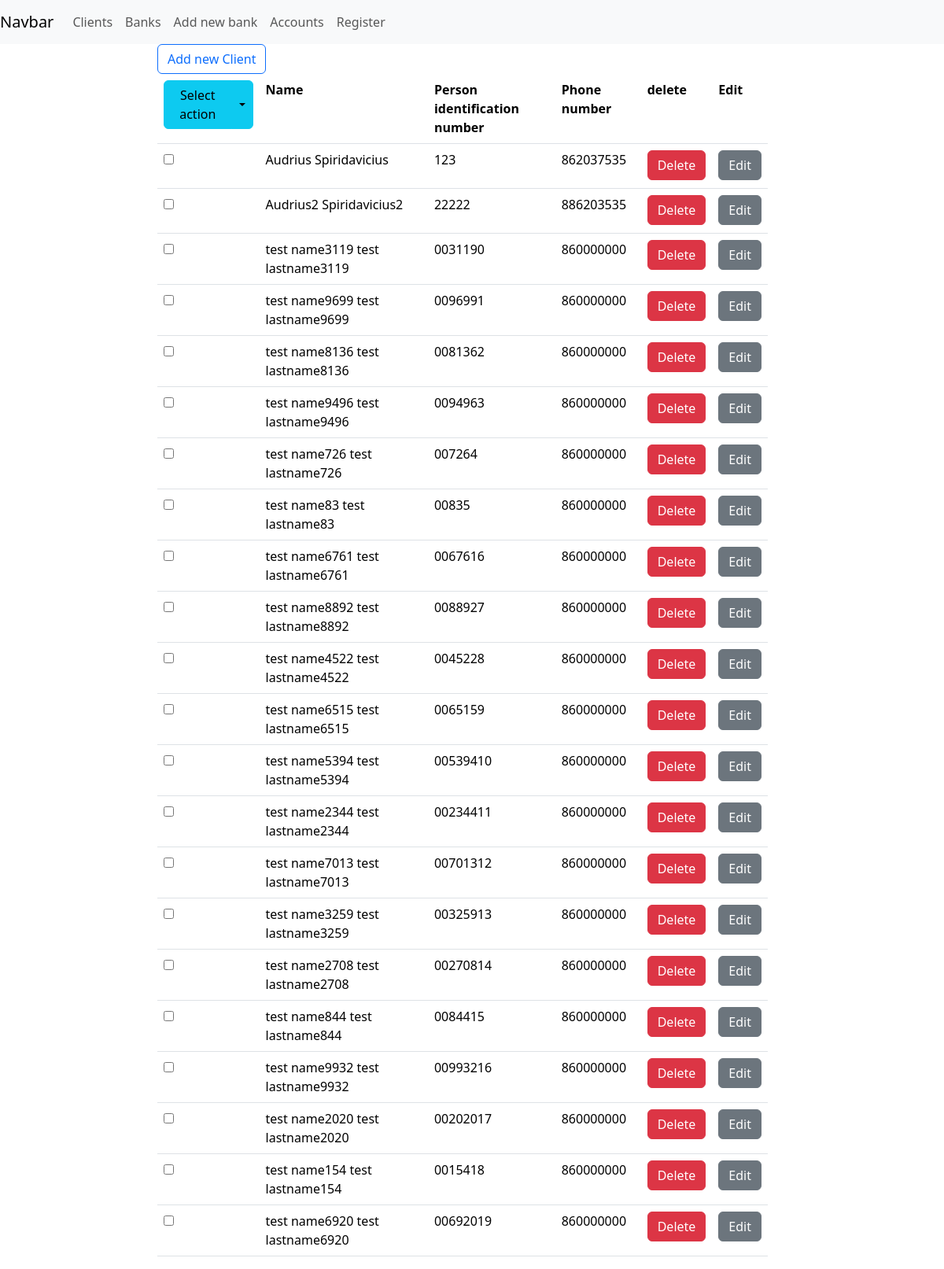
The app's page /clients with its own data.
### database/model/person.py (models this page shows, shortened)
class Person(db.Model):
    id = db.Column(db.Integer, primary_key=True)
    first_name = db.Column('firstname', db.String(100))
    last_name = db.Column('lastname', db.String(100))
    pin = db.Column('pin', db.String(50), unique=True)
    phone = db.Column(db.String(20))
    accounts = db.relationship('BankAccount', back_populates='person')

### app.py (the view)
@app.route("/clients/<string:message>")
@app.route("/clients")
def clients(message=""):
    clients = DbOperations.get_all(Person)
    return render_template('clients.html', clients=clients, message=message)

### database/db_operations.py (called while the page is built)
    @staticmethod
    def get_all(cls):
        with app.app_context():
            return cls.query.all()

### templates/clients.html (shortened to what this page needs)
{%extends 'structure.html'%}
{%block maincontent%}
    <a class="btn btn-outline-primary" href="{{url_for('add_client')}}" role="button">Add new Client</a>
    {%if clients|length %}
        <table  class="table">
            <tr>
                <th>
                    <div class="btn-group">
                      <button type="button" class="btn btn-info">Select action</button>
                      <button type="button"
                              class="btn btn-info dropdown-toggle dropdown-toggle-split"
                              data-toggle="dropdown"
                              data-bs-toggle="dropdown"
                              aria-haspopup="true" aria-expanded="false">
                      </button>
                    </div>
                </th>
                <th>Name</th>
                <th>Person identification number</th>
                <th>Phone number</th>
                <th>delete</th>
                <th>Edit</th>
            </tr>
            {%for client in clients%}
            <tr>
                <td>
                    <div class="input-group mb-3">
                      <div class="input-group-prepend">
                        <div>
                          <input type="checkbox" name="t" value="{{client.id}}">
                        </div>
                      </div>
                    </div>
                </td>
                <td>{{client.first_name}}&nbsp;{{client.last_name}}</td>
                <td>{{client.pin}}</td>
                <td>{{client.phone}}</td>
                <td>
                    <span class="delete-client-record">
                        <a href="{{url_for('delete_client', id=client.id)}}"><button type="button" class="btn btn-danger delete-client"> Delete</button></a>
                    </span>
                </td>
                <td>
                    <button type="button" class="btn btn-secondary">Edit</button>
                </td>
            </tr>
            {%endfor%}
        </table>
    {%endif%}
{%endblock%}

### records on screen
Person: first_name "Audrius", last_name "Spiridavicius", pin "123", phone "862037535"
Person: first_name "Audrius2", last_name "Spiridavicius2", pin "22222", phone "886203535"
Person: first_name "test name3119", last_name "test lastname3119", pin "0031190", phone "860000000"
Person: first_name "test name9699", last_name "test lastname9699", pin "0096991", phone "860000000"
Person: first_name "test name8136", last_name "test lastname8136", pin "0081362", phone "860000000"
Person: first_name "test name9496", last_name "test lastname9496", pin "0094963", phone "860000000"
Person: first_name "test name726", last_name "test lastname726", pin "007264", phone "860000000"
Person: first_name "test name83", last_name "test lastname83", pin "00835", phone "860000000"
Person: first_name "test name6761", last_name "test lastname6761", pin "0067616", phone "860000000"
Person: first_name "test name8892", last_name "test lastname8892", pin "0088927", phone "860000000"
Person: first_name "test name4522", last_name "test lastname4522", pin "0045228", phone "860000000"
Person: first_name "test name6515", last_name "test lastname6515", pin "0065159", phone "860000000"
Person: first_name "test name5394", last_name "test lastname5394", pin "00539410", phone "860000000"
Person: first_name "test name2344", last_name "test lastname2344", pin "00234411", phone "860000000"
Person: first_name "test name7013", last_name "test lastname7013", pin "00701312", phone "860000000"
Person: first_name "test name3259", last_name "test lastname3259", pin "00325913", phone "860000000"
Person: first_name "test name2708", last_name "test lastname2708", pin "00270814", phone "860000000"
Person: first_name "test name844", last_name "test lastname844", pin "0084415", phone "860000000"
Person: first_name "test name9932", last_name "test lastname9932", pin "00993216", phone "860000000"
Person: first_name "test name2020", last_name "test lastname2020", pin "00202017", phone "860000000"
Person: first_name "test name154", last_name "test lastname154", pin "0015418", phone "860000000"
Person: first_name "test name6920", last_name "test lastname6920", pin "00692019", phone "860000000"
